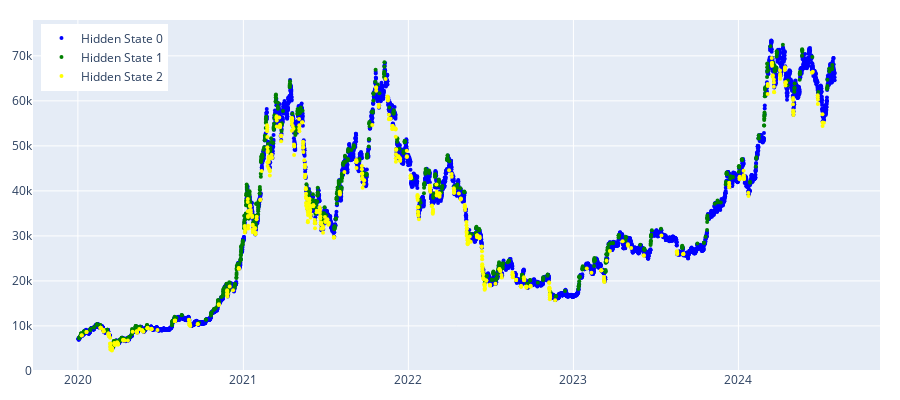

Notebook cell for this chart:
### Markdown cell above
### GaussianMixture

### Code cell
params = {'n_components':3, 'covariance_type': 'full', 'max_iter': 100000, 'n_init': 30,'init_params': 'kmeans', 'random_state':100}
gmm_model = regime_detection.get_regimes_gmm(prices_array, params)
gmm_states = gmm_model.predict(prices_array)
plot_hidden_states(np.array(gmm_states), prices[['btc_close']])
plot_hidden_states2(np.array(gmm_states), prices[['btc_close']])

### Figure 1 — Plotly figure (JSON) as saved in the notebook; plotly's stock layout.template omitted (floating-point values rounded to 4 significant figures; data arrays with more than 128 entries replaced by an {"elided": "..."} marker saying what was removed)
{"data": [{"marker": {"color": "blue", "size": 4}, "mode": "markers", "name": "Hidden State 0", "type": "scatter", "x": {"elided": "8595 str values"}, "y": {"elided": "8595 float values"}}, {"marker": {"color": "green", "size": 4}, "mode": "markers", "name": "Hidden State 1", "type": "scatter", "x": {"elided": "843 str values"}, "y": {"elided": "843 float values"}}, {"marker": {"color": "yellow", "size": 4}, "mode": "markers", "name": "Hidden State 2", "type": "scatter", "x": {"elided": "600 str values"}, "y": {"elided": "600 float values"}}], "layout": {"height": 400, "legend": {"x": 0.01, "xanchor": "left", "y": 0.99, "yanchor": "top"}, "margin": {"b": 20, "l": 20, "r": 20, "t": 20}, "width": 900}}
